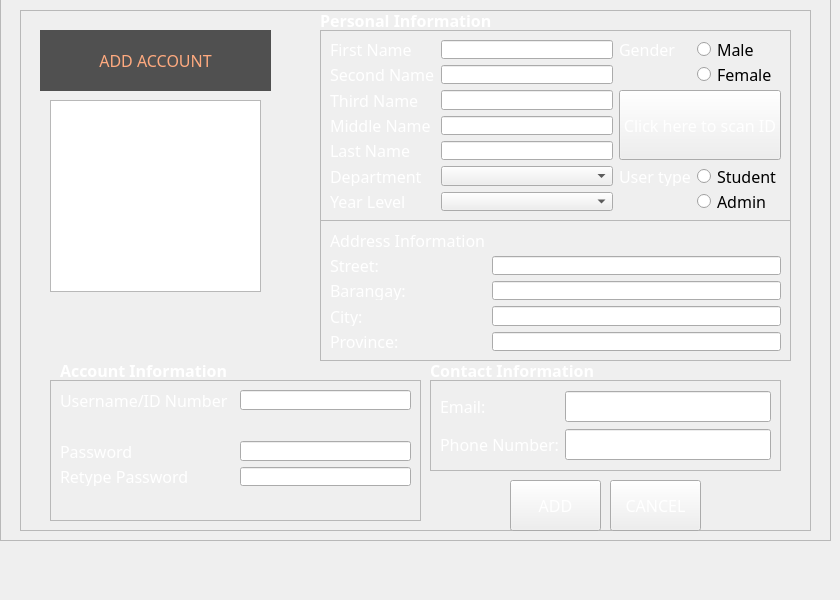
   <widget class="QWidget" name="addfaculty">
    <widget class="QLabel" name="label_5">
     <property name="geometry">
      <rect>
       <x>50</x>
       <y>540</y>
       <width>251</width>
       <height>20</height>
      </rect>
     </property>
     <property name="font">
      <font>
       <family>Microsoft JhengHei UI Light</family>
       <pointsize>12</pointsize>
      </font>
     </property>
     <property name="text">
      <string/>
     </property>
    </widget>
    <widget class="QFrame" name="frame_2">
     <property name="geometry">
      <rect>
       <x>20</x>
       <y>10</y>
       <width>791</width>
       <height>521</height>
      </rect>
     </property>
     <property name="frameShape">
      <enum>QFrame::StyledPanel</enum>
     </property>
     <property name="frameShadow">
      <enum>QFrame::Raised</enum>
     </property>
     <widget class="QFrame" name="frame_7">
      <property name="geometry">
       <rect>
        <x>30</x>
        <y>370</y>
        <width>371</width>
        <height>141</height>
       </rect>
      </property>
      <property name="font">
       <font>
        <family>Microsoft JhengHei UI Light</family>
        <pointsize>12</pointsize>
       </font>
      </property>
      <property name="styleSheet">
       <string notr="true"/>
      </property>
      <property name="frameShape">
       <enum>QFrame::StyledPanel</enum>
      </property>
      <property name="frameShadow">
       <enum>QFrame::Raised</enum>
      </property>
      <layout class="QGridLayout" name="gridLayout_10">
       <item row="7" column="0">
        <widget class="QLabel" name="label_46">
         <property name="font">
          <font>
           <family>Microsoft JhengHei UI Light</family>
           <pointsize>12</pointsize>
          </font>
         </property>
         <property name="styleSheet">
          <string notr="true">color: rgb(255, 255, 255);</string>
         </property>
         <property name="text">
          <string>Username/ID Number</string>
         </property>
        </widget>
       </item>
       <item row="11" column="0">
        <widget class="QLabel" name="label_43">
         <property name="font">
          <font>
           <family>Microsoft JhengHei UI Light</family>
           <pointsize>12</pointsize>
          </font>
         </property>
         <property name="styleSheet">
          <string notr="true">color: rgb(255, 255, 255);</string>
         </property>
         <property name="text">
          <string>Retype Password</string>
         </property>
        </widget>
       </item>
       <item row="11" column="2">
        <widget class="QLineEdit" name="rtypepw">
         <property name="font">
          <font>
           <family>Microsoft JhengHei UI Light</family>
           <pointsize>12</pointsize>
          </font>
         </property>
         <property name="styleSheet">
          <string notr="true">border-image: url(:/icons/gray transparent.png);</string>
         </property>
        </widget>
       </item>
       <item row="10" column="2">
        <widget class="QLineEdit" name="pw">
         <property name="font">
          <font>
           <family>Microsoft JhengHei UI Light</family>
           <pointsize>12</pointsize>
          </font>
         </property>
         <property name="styleSheet">
          <string notr="true">border-image: url(:/icons/gray transparent.png);</string>
         </property>
        </widget>
       </item>
       <item row="12" column="0" colspan="3">
        <widget class="QLabel" name="notification_1">
         <property name="font">
          <font>
           <family>Microsoft JhengHei UI Light</family>
           <pointsize>12</pointsize>
          </font>
         </property>
         <property name="styleSheet">
          <string notr="true">color: rgb(255, 255, 255);</string>
         </property>
         <property name="text">
          <string/>
         </property>
        </widget>
       </item>
       <item row="7" column="2">
        <widget class="QLineEdit" name="username">
         <property name="font">
          <font>
           <family>Microsoft JhengHei UI Light</family>
           <pointsize>12</pointsize>
          </font>
         </property>
         <property name="styleSheet">
          <string notr="true">border-image: url(:/icons/gray transparent.png);</string>
         </property>
        </widget>
       </item>
       <item row="10" column="0">
        <widget class="QLabel" name="label_47">
         <property name="font">
          <font>
           <family>Microsoft JhengHei UI Light</family>
           <pointsize>12</pointsize>
          </font>
         </property>
         <property name="styleSheet">
          <string notr="true">color: rgb(255, 255, 255);</string>
         </property>
         <property name="text">
          <string>Password</string>
         </property>
        </widget>
       </item>
       <item row="8" column="0" colspan="3">
        <widget class="QLabel" name="notification">
         <property name="font">
          <font>
           <family>Microsoft JhengHei UI Light</family>
           <pointsize>12</pointsize>
          </font>
         </property>
         <property name="styleSheet">
          <string notr="true">color: rgb(255, 255, 255);</string>
         </property>
         <property name="text">
          <string/>
         </property>
        </widget>
       </item>
      </layout>
     </widget>
     <widget class="QFrame" name="frame_8">
      <property name="geometry">
       <rect>
        <x>300</x>
        <y>210</y>
        <width>471</width>
        <height>141</height>
       </rect>
      </property>
      <property name="font">
       <font>
        <family>Microsoft JhengHei UI Light</family>
        <pointsize>12</pointsize>
       </font>
      </property>
      <property name="styleSheet">
       <string notr="true"/>
      </property>
      <property name="frameShape">
       <enum>QFrame::StyledPanel</enum>
      </property>
      <property name="frameShadow">
       <enum>QFrame::Raised</enum>
      </property>
      <layout class="QGridLayout" name="gridLayout_11">
       <item row="6" column="0">
        <widget class="QLabel" name="label_48">
         <property name="font">
          <font>
           <family>Microsoft JhengHei UI Light</family>
           <pointsize>12</pointsize>
          </font>
         </property>
         <property name="styleSheet">
          <string notr="true">color: rgb(255, 255, 255);</string>
         </property>
         <property name="text">
          <string>Barangay:</string>
         </property>
        </widget>
       </item>
       <item row="7" column="2">
        <widget class="QLineEdit" name="city_2">
         <property name="font">
          <font>
           <family>Microsoft JhengHei UI Light</family>
           <pointsize>12</pointsize>
          </font>
         </property>
         <property name="styleSheet">
          <string notr="true">border-image: url(:/icons/gray transparent.png);</string>
         </property>
        </widget>
       </item>
       <item row="6" column="2">
        <widget class="QLineEdit" name="brgy_2">
         <property name="font">
          <font>
           <family>Microsoft JhengHei UI Light</family>
           <pointsize>12</pointsize>
          </font>
         </property>
         <property name="styleSheet">
          <string notr="true">border-image: url(:/icons/gray transparent.png);</string>
         </property>
        </widget>
       </item>
       <item row="7" column="0">
        <widget class="QLabel" name="label_11">
         <property name="font">
          <font>
           <family>Microsoft JhengHei UI Light</family>
           <pointsize>12</pointsize>
          </font>
         </property>
         <property name="styleSheet">
          <string notr="true">color: rgb(255, 255, 255);</string>
         </property>
         <property name="text">
          <string>City:</string>
         </property>
        </widget>
       </item>
       <item row="8" column="0">
        <widget class="QLabel" name="label_13">
         <property name="font">
          <font>
           <family>Microsoft JhengHei UI Light</family>
           <pointsize>12</pointsize>
          </font>
         </property>
         <property name="styleSheet">
          <string notr="true">color: rgb(255, 255, 255);</string>
         </property>
         <property name="text">
          <string>Province:</string>
         </property>
        </widget>
       </item>
       <item row="8" column="2">
        <widget class="QLineEdit" name="province_2">
         <property name="font">
          <font>
           <family>Microsoft JhengHei UI Light</family>
           <pointsize>12</pointsize>
          </font>
         </property>
         <property name="styleSheet">
          <string notr="true">border-image: url(:/icons/gray transparent.png);</string>
         </property>
        </widget>
       </item>
       <item row="1" column="0">
        <widget class="QLabel" name="label_17">
         <property name="font">
          <font>
           <family>Microsoft JhengHei UI Light</family>
           <pointsize>12</pointsize>
          </font>
         </property>
         <property name="styleSheet">
          <string notr="true">color: rgb(255, 255, 255);</string>
         </property>
         <property name="text">
          <string>Street:</string>
         </property>
        </widget>
       </item>
       <item row="1" column="2">
        <widget class="QLineEdit" name="street_2">
         <property name="font">
          <font>
           <family>Microsoft JhengHei UI Light</family>
           <pointsize>12</pointsize>
          </font>
         </property>
         <property name="styleSheet">
          <string notr="true">border-image: url(:/icons/gray transparent.png);</string>
         </property>
        </widget>
       </item>
       <item row="0" column="0">
        <widget class="QLabel" name="label_49">
         <property name="font">
          <font>
           <family>Microsoft JhengHei UI Light</family>
           <pointsize>12</pointsize>
          </font>
         </property>
         <property name="styleSheet">
          <string notr="true">color: rgb(255, 255, 255);</string>
         </property>
         <property name="text">
          <string>Address Information</string>
         </property>
        </widget>
       </item>
      </layout>
     </widget>
     <widget class="QLabel" name="label_10">
      <property name="geometry">
       <rect>
        <x>40</x>
        <y>350</y>
        <width>231</width>
        <height>21</height>
       </rect>
      </property>
      <property name="font">
       <font>
        <family>Microsoft JhengHei UI Light</family>
        <pointsize>12</pointsize>
        <weight>75</weight>
        <bold>true</bold>
       </font>
      </property>
      <property name="styleSheet">
       <string notr="true">color: rgb(255, 255, 255);</string>
      </property>
      <property name="text">
       <string>Account Information</string>
      </property>
     </widget>
     <widget class="QLabel" name="label_18">
      <property name="geometry">
       <rect>
        <x>410</x>
        <y>350</y>
        <width>231</width>
        <height>21</height>
       </rect>
      </property>
      <property name="font">
       <font>
        <family>Microsoft JhengHei UI Light</family>
        <pointsize>12</pointsize>
        <weight>75</weight>
        <bold>true</bold>
       </font>
      </property>
      <property name="styleSheet">
       <string notr="true">color: rgb(255, 255, 255);</string>
      </property>
      <property name="text">
       <string>Contact Information</string>
      </property>
     </widget>
     <widget class="QPushButton" name="add_2">
      <property name="geometry">
       <rect>
        <x>490</x>
        <y>470</y>
        <width>91</width>
        <height>51</height>
       </rect>
      </property>
      <property name="sizePolicy">
       <sizepolicy hsizetype="Minimum" vsizetype="Expanding">
        <horstretch>0</horstretch>
        <verstretch>0</verstretch>
       </sizepolicy>
      </property>
      <property name="font">
       <font>
        <family>Microsoft JhengHei UI Light</family>
        <pointsize>12</pointsize>
       </font>
      </property>
      <property name="styleSheet">
       <string notr="true">color: rgb(255, 255, 255);
border-image: url(:/icons/the-button-859346_640.png);</string>
      </property>
      <property name="text">
       <string>ADD</string>
      </property>
     </widget>
     <widget class="QLabel" name="label_3">
      <property name="enabled">
       <bool>true</bool>
      </property>
      <property name="geometry">
       <rect>
        <x>20</x>
        <y>20</y>
        <width>231</width>
        <height>61</height>
       </rect>
      </property>
      <property name="font">
       <font>
        <family>Microsoft JhengHei UI Light</family>
        <pointsize>12</pointsize>
       </font>
      </property>
      <property name="acceptDrops">
       <bool>false</bool>
      </property>
      <property name="autoFillBackground">
       <bool>false</bool>
      </property>
      <property name="styleSheet">
       <string notr="true">color: rgb(255, 170, 127);
background-color: rgb(125, 125, 125);
background-color: rgb(80, 80, 80);</string>
      </property>
      <property name="text">
       <string>ADD ACCOUNT</string>
      </property>
      <property name="textFormat">
       <enum>Qt::AutoText</enum>
      </property>
      <property name="scaledContents">
       <bool>true</bool>
      </property>
      <property name="alignment">
       <set>Qt::AlignCenter</set>
      </property>
      <property name="wordWrap">
       <bool>true</bool>
      </property>
      <property name="margin">
       <number>5</number>
      </property>
      <property name="openExternalLinks">
       <bool>false</bool>
      </property>
     </widget>
     <widget class="QPushButton" name="cancel_2">
      <property name="geometry">
       <rect>
        <x>590</x>
        <y>470</y>
        <width>91</width>
        <height>51</height>
       </rect>
      </property>
      <property name="sizePolicy">
       <sizepolicy hsizetype="Minimum" vsizetype="Expanding">
        <horstretch>0</horstretch>
        <verstretch>0</verstretch>
       </sizepolicy>
      </property>
      <property name="font">
       <font>
        <family>Microsoft JhengHei UI Light</family>
        <pointsize>12</pointsize>
       </font>
      </property>
      <property name="styleSheet">
       <string notr="true">color: rgb(255, 255, 255);
border-image: url(:/icons/the-button-859346_640.png);</string>
      </property>
      <property name="text">
       <string>CANCEL</string>
      </property>
     </widget>
     <widget class="QFrame" name="frame_9">
      <property name="geometry">
       <rect>
        <x>300</x>
        <y>20</y>
        <width>471</width>
        <height>191</height>
       </rect>
      </property>
      <property name="font">
       <font>
        <family>Microsoft JhengHei UI Light</family>
        <pointsize>12</pointsize>
       </font>
      </property>
      <property name="styleSheet">
       <string notr="true"/>
      </property>
      <property name="frameShape">
       <enum>QFrame::StyledPanel</enum>
      </property>
      <property name="frameShadow">
       <enum>QFrame::Raised</enum>
      </property>
      <layout class="QGridLayout" name="gridLayout_12">
       <item row="8" column="2">
        <widget class="QLineEdit" name="middlename_2">
         <property name="font">
          <font>
           <family>Microsoft JhengHei UI Light</family>
           <pointsize>12</pointsize>
          </font>
         </property>
         <property name="styleSheet">
          <string notr="true">border-image: url(:/icons/gray transparent.png);</string>
         </property>
        </widget>
       </item>
       <item row="9" column="0">
        <widget class="QLabel" name="label_9">
         <property name="font">
          <font>
           <family>Microsoft JhengHei UI Light</family>
           <pointsize>12</pointsize>
          </font>
         </property>
         <property name="styleSheet">
          <string notr="true">color: rgb(255, 255, 255);</string>
         </property>
         <property name="text">
          <string>Last Name</string>
         </property>
        </widget>
       </item>
       <item row="8" column="0">
        <widget class="QLabel" name="label_8">
         <property name="font">
          <font>
           <family>Microsoft JhengHei UI Light</family>
           <pointsize>12</pointsize>
          </font>
         </property>
         <property name="styleSheet">
          <string notr="true">color: rgb(255, 255, 255);</string>
         </property>
         <property name="text">
          <string>Middle Name</string>
         </property>
        </widget>
       </item>
       <item row="9" column="2">
        <widget class="QLineEdit" name="lastname_2">
         <property name="font">
          <font>
           <family>Microsoft JhengHei UI Light</family>
           <pointsize>12</pointsize>
          </font>
         </property>
         <property name="styleSheet">
          <string notr="true">border-image: url(:/icons/gray transparent.png);</string>
         </property>
        </widget>
       </item>
       <item row="7" column="0">
        <widget class="QLabel" name="label_6">
         <property name="font">
          <font>
           <family>Microsoft JhengHei UI Light</family>
           <pointsize>12</pointsize>
          </font>
         </property>
         <property name="styleSheet">
          <string notr="true">color: rgb(255, 255, 255);</string>
         </property>
         <property name="text">
          <string>Third Name</string>
         </property>
        </widget>
       </item>
       <item row="5" column="2">
        <widget class="QLineEdit" name="firstname_2">
         <property name="font">
          <font>
           <family>Microsoft JhengHei UI Light</family>
           <pointsize>12</pointsize>
          </font>
         </property>
         <property name="styleSheet">
          <string notr="true">border-image: url(:/icons/gray transparent.png);</string>
         </property>
        </widget>
       </item>
       <item row="7" column="2">
        <widget class="QLineEdit" name="thirdname_2">
         <property name="font">
          <font>
           <family>Microsoft JhengHei UI Light</family>
           <pointsize>12</pointsize>
          </font>
         </property>
         <property name="styleSheet">
          <string notr="true">border-image: url(:/icons/gray transparent.png);</string>
         </property>
        </widget>
       </item>
       <item row="10" column="0">
        <widget class="QLabel" name="label_51">
         <property name="font">
          <font>
           <family>Microsoft JhengHei UI Light</family>
           <pointsize>12</pointsize>
          </font>
         </property>
         <property name="styleSheet">
          <string notr="true">color: rgb(255, 255, 255);</string>
         </property>
         <property name="text">
          <string>Department</string>
         </property>
        </widget>
       </item>
       <item row="6" column="0">
        <widget class="QLabel" name="label_4">
         <property name="font">
          <font>
           <family>Microsoft JhengHei UI Light</family>
           <pointsize>12</pointsize>
          </font>
         </property>
         <property name="styleSheet">
          <string notr="true">color: rgb(255, 255, 255);</string>
         </property>
         <property name="text">
          <string>Second Name</string>
         </property>
        </widget>
       </item>
       <item row="6" column="2">
        <widget class="QLineEdit" name="secondname_2">
         <property name="font">
          <font>
           <family>Microsoft JhengHei UI Light</family>
           <pointsize>12</pointsize>
          </font>
         </property>
         <property name="styleSheet">
          <string notr="true">border-image: url(:/icons/gray transparent.png);</string>
         </property>
        </widget>
       </item>
       <item row="5" column="0">
        <widget class="QLabel" name="label_12">
         <property name="font">
          <font>
           <family>Microsoft JhengHei UI Light</family>
           <pointsize>12</pointsize>
          </font>
         </property>
         <property name="styleSheet">
          <string notr="true">color: rgb(255, 255, 255);</string>
         </property>
         <property name="text">
          <string>First Name</string>
         </property>
        </widget>
       </item>
       <item row="10" column="2">
        <widget class="QComboBox" name="department">
         <property name="font">
          <font>
           <family>Microsoft JhengHei UI Light</family>
           <pointsize>12</pointsize>
          </font>
         </property>
         <property name="styleSheet">
          <string notr="true">border-image: url(:/icons/gray transparent.png);</string>
         </property>
         <item>
          <property name="text">
           <string/>
          </property>
         </item>
        </widget>
       </item>
       <item row="5" column="4">
        <widget class="QRadioButton" name="male_2">
         <property name="font">
          <font>
           <family>Microsoft JhengHei UI Light</family>
           <pointsize>12</pointsize>
          </font>
         </property>
         <property name="text">
          <string>Male</string>
         </property>
        </widget>
       </item>
       <item row="6" column="4">
        <widget class="QRadioButton" name="female_2">
         <property name="font">
          <font>
           <family>Microsoft JhengHei UI Light</family>
           <pointsize>12</pointsize>
          </font>
         </property>
         <property name="text">
          <string>Female</string>
         </property>
        </widget>
       </item>
       <item row="5" column="3">
        <widget class="QLabel" name="gender_2">
         <property name="font">
          <font>
           <family>Microsoft JhengHei UI Light</family>
           <pointsize>12</pointsize>
          </font>
         </property>
         <property name="styleSheet">
          <string notr="true">color: rgb(255, 255, 255);</string>
         </property>
         <property name="text">
          <string>Gender</string>
         </property>
        </widget>
       </item>
       <item row="11" column="4">
        <widget class="QRadioButton" name="admin">
         <property name="font">
          <font>
           <family>Microsoft JhengHei UI Light</family>
           <pointsize>12</pointsize>
          </font>
         </property>
         <property name="text">
          <string>Admin</string>
         </property>
        </widget>
       </item>
       <item row="10" column="4">
        <widget class="QRadioButton" name="student">
         <property name="font">
          <font>
           <family>Microsoft JhengHei UI Light</family>
           <pointsize>12</pointsize>
          </font>
         </property>
         <property name="text">
          <string>Student</string>
         </property>
        </widget>
       </item>
       <item row="7" column="3" rowspan="3" colspan="2">
        <widget class="QPushButton" name="scanID">
         <property name="sizePolicy">
          <sizepolicy hsizetype="Expanding" vsizetype="Expanding">
           <horstretch>0</horstretch>
           <verstretch>0</verstretch>
          </sizepolicy>
         </property>
         <property name="font">
          <font>
           <family>Microsoft JhengHei UI Light</family>
           <pointsize>12</pointsize>
          </font>
         </property>
         <property name="styleSheet">
          <string notr="true">color: rgb(255, 255, 255);
border-image: url(:/icons/the-button-859346_640.png);</string>
         </property>
         <property name="text">
          <string>Click here to scan ID</string>
         </property>
        </widget>
       </item>
       <item row="10" column="3">
        <widget class="QLabel" name="label_2">
         <property name="font">
          <font>
           <family>Microsoft JhengHei UI Light</family>
           <pointsize>12</pointsize>
          </font>
         </property>
         <property name="styleSheet">
          <string notr="true">color: rgb(255, 255, 255);</string>
         </property>
         <property name="text">
          <string>User type</string>
         </property>
        </widget>
       </item>
       <item row="11" column="0">
        <widget class="QLabel" name="label_52">
         <property name="font">
          <font>
           <family>Microsoft JhengHei UI Light</family>
           <pointsize>12</pointsize>
          </font>
         </property>
         <property name="styleSheet">
          <string notr="true">color: rgb(255, 255, 255);</string>
         </property>
         <property name="text">
          <string>Year Level</string>
         </property>
        </widget>
       </item>
       <item row="11" column="2">
        <widget class="QComboBox" name="yearlevel">
         <property name="font">
          <font>
           <family>Microsoft JhengHei UI Light</family>
           <pointsize>12</pointsize>
          </font>
         </property>
         <property name="styleSheet">
          <string notr="true">border-image: url(:/icons/gray transparent.png);</string>
         </property>
         <item>
          <property name="text">
           <string/>
          </property>
         </item>
         <item>
          <property name="text">
           <string>I</string>
          </property>
         </item>
         <item>
          <property name="text">
           <string>II</string>
          </property>
         </item>
         <item>
          <property name="text">
           <string>III</string>
          </property>
         </item>
         <item>
          <property name="text">
           <string>IV</string>
          </property>
         </item>
         <item>
          <property name="text">
           <string>V</string>
          </property>
         </item>
        </widget>
       </item>
      </layout>
     </widget>
     <widget class="QFrame" name="frame_6">
      <property name="geometry">
       <rect>
        <x>410</x>
        <y>370</y>
        <width>351</width>
        <height>91</height>
       </rect>
      </property>
      <property name="font">
       <font>
        <family>Microsoft JhengHei UI Light</family>
        <pointsize>12</pointsize>
       </font>
      </property>
      <property name="styleSheet">
       <string notr="true"/>
      </property>
      <property name="frameShape">
       <enum>QFrame::StyledPanel</enum>
      </property>
      <property name="frameShadow">
       <enum>QFrame::Raised</enum>
      </property>
      <layout class="QGridLayout" name="gridLayout_9">
       <item row="8" column="0">
        <widget class="QLabel" name="label_41">
         <property name="font">
          <font>
           <family>Microsoft JhengHei UI Light</family>
           <pointsize>12</pointsize>
          </font>
         </property>
         <property name="styleSheet">
          <string notr="true">color: rgb(255, 255, 255);</string>
         </property>
         <property name="text">
          <string>Email:</string>
         </property>
        </widget>
       </item>
       <item row="9" column="2">
        <widget class="QLineEdit" name="contactnum_2">
         <property name="font">
          <font>
           <family>Microsoft JhengHei UI Light</family>
           <pointsize>12</pointsize>
          </font>
         </property>
         <property name="styleSheet">
          <string notr="true">border-image: url(:/icons/gray transparent.png);</string>
         </property>
        </widget>
       </item>
       <item row="9" column="0">
        <widget class="QLabel" name="label_42">
         <property name="font">
          <font>
           <family>Microsoft JhengHei UI Light</family>
           <pointsize>12</pointsize>
          </font>
         </property>
         <property name="styleSheet">
          <string notr="true">color: rgb(255, 255, 255);</string>
         </property>
         <property name="text">
          <string>Phone Number:</string>
         </property>
        </widget>
       </item>
       <item row="8" column="2">
        <widget class="QLineEdit" name="emailadd_2">
         <property name="font">
          <font>
           <family>Microsoft JhengHei UI Light</family>
           <pointsize>12</pointsize>
          </font>
         </property>
         <property name="styleSheet">
          <string notr="true">border-image: url(:/icons/gray transparent.png);</string>
         </property>
        </widget>
       </item>
      </layout>
     </widget>
     <widget class="QGraphicsView" name="graphicsView_3">
      <property name="geometry">
       <rect>
        <x>30</x>
        <y>90</y>
        <width>211</width>
        <height>192</height>
       </rect>
      </property>
     </widget>
     <widget class="QLabel" name="label_7">
      <property name="geometry">
       <rect>
        <x>300</x>
        <y>0</y>
        <width>231</width>
        <height>21</height>
       </rect>
      </property>
      <property name="font">
       <font>
        <family>Microsoft JhengHei UI Light</family>
        <pointsize>12</pointsize>
        <weight>75</weight>
        <bold>true</bold>
       </font>
      </property>
      <property name="styleSheet">
       <string notr="true">color: rgb(255, 255, 255);</string>
      </property>
      <property name="text">
       <string>Personal Information</string>
      </property>
     </widget>
    </widget>
    <widget class="QFrame" name="frame_36">
     <property name="geometry">
      <rect>
       <x>0</x>
       <y>-50</y>
       <width>831</width>
       <height>591</height>
      </rect>
     </property>
     <property name="styleSheet">
      <string notr="true">border-image: url(:/icons/84239945.jpg);</string>
     </property>
     <property name="frameShape">
      <enum>QFrame::StyledPanel</enum>
     </property>
     <property name="frameShadow">
      <enum>QFrame::Raised</enum>
     </property>
     <zorder>frame_2</zorder>
    </widget>
    <zorder>frame_36</zorder>
    <zorder>label_5</zorder>
    <zorder>frame_2</zorder>
   </widget>
